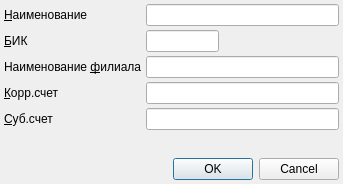
<ui version="4.0" >
 <class>BankEditorDialog</class>
 <widget class="QDialog" name="BankEditorDialog" >
  <property name="geometry" >
   <rect>
    <x>0</x>
    <y>0</y>
    <width>343</width>
    <height>184</height>
   </rect>
  </property>
  <property name="windowTitle" >
   <string>ChangeMe!</string>
  </property>
  <property name="sizeGripEnabled" >
   <bool>false</bool>
  </property>
  <layout class="QGridLayout" >
   <property name="margin" >
    <number>4</number>
   </property>
   <property name="spacing" >
    <number>4</number>
   </property>
   <item row="4" column="1" colspan="2" >
    <widget class="QLineEdit" name="edtSubAccount" >
     <property name="inputMask" >
      <string>99999999999999999999; </string>
     </property>
     <property name="maxLength" >
      <number>20</number>
     </property>
    </widget>
   </item>
   <item row="3" column="1" colspan="2" >
    <widget class="QLineEdit" name="edtCorrAccount" >
     <property name="inputMask" >
      <string>99999999999999999999; </string>
     </property>
     <property name="maxLength" >
      <number>20</number>
     </property>
    </widget>
   </item>
   <item row="2" column="1" colspan="2" >
    <widget class="QLineEdit" name="edtBranchName" >
     <property name="maxLength" >
      <number>100</number>
     </property>
    </widget>
   </item>
   <item row="0" column="1" colspan="2" >
    <widget class="QLineEdit" name="edtName" >
     <property name="maxLength" >
      <number>100</number>
     </property>
    </widget>
   </item>
   <item row="1" column="1" >
    <widget class="QLineEdit" name="edtBIK" >
     <property name="inputMask" >
      <string>999999999; </string>
     </property>
     <property name="maxLength" >
      <number>9</number>
     </property>
    </widget>
   </item>
   <item row="1" column="2" >
    <spacer>
     <property name="orientation" >
      <enum>Qt::Horizontal</enum>
     </property>
     <property name="sizeHint" stdset="0" >
      <size>
       <width>151</width>
       <height>20</height>
      </size>
     </property>
    </spacer>
   </item>
   <item row="0" column="0" >
    <widget class="QLabel" name="lblName" >
     <property name="text" >
      <string>&amp;Наименование</string>
     </property>
     <property name="buddy" >
      <cstring>edtName</cstring>
     </property>
    </widget>
   </item>
   <item row="1" column="0" >
    <widget class="QLabel" name="lblBIK" >
     <property name="text" >
      <string>&amp;БИК</string>
     </property>
     <property name="buddy" >
      <cstring>edtBIK</cstring>
     </property>
    </widget>
   </item>
   <item row="2" column="0" >
    <widget class="QLabel" name="lblBranchName" >
     <property name="text" >
      <string>Наименование &amp;филиала</string>
     </property>
     <property name="buddy" >
      <cstring>edtBranchName</cstring>
     </property>
    </widget>
   </item>
   <item row="3" column="0" >
    <widget class="QLabel" name="lblCorrAccount" >
     <property name="text" >
      <string>&amp;Корр.счет</string>
     </property>
     <property name="buddy" >
      <cstring>edtCorrAccount</cstring>
     </property>
    </widget>
   </item>
   <item row="4" column="0" >
    <widget class="QLabel" name="lblSubAccount" >
     <property name="text" >
      <string>&amp;Суб.счет</string>
     </property>
     <property name="buddy" >
      <cstring>edtSubAccount</cstring>
     </property>
    </widget>
   </item>
   <item row="5" column="0" >
    <spacer>
     <property name="orientation" >
      <enum>Qt::Vertical</enum>
     </property>
     <property name="sizeHint" stdset="0" >
      <size>
       <width>20</width>
       <height>40</height>
      </size>
     </property>
    </spacer>
   </item>
   <item row="6" column="0" colspan="3" >
    <widget class="QDialogButtonBox" name="buttonBox" >
     <property name="orientation" >
      <enum>Qt::Horizontal</enum>
     </property>
     <property name="standardButtons" >
      <set>QDialogButtonBox::Cancel|QDialogButtonBox::Ok</set>
     </property>
    </widget>
   </item>
  </layout>
 </widget>
 <tabstops>
  <tabstop>edtName</tabstop>
  <tabstop>edtBIK</tabstop>
  <tabstop>edtBranchName</tabstop>
  <tabstop>edtCorrAccount</tabstop>
  <tabstop>edtSubAccount</tabstop>
  <tabstop>buttonBox</tabstop>
 </tabstops>
 <resources/>
 <connections>
  <connection>
   <sender>buttonBox</sender>
   <signal>accepted()</signal>
   <receiver>BankEditorDialog</receiver>
   <slot>accept()</slot>
   <hints>
    <hint type="sourcelabel" >
     <x>158</x>
     <y>446</y>
    </hint>
    <hint type="destinationlabel" >
     <x>51</x>
     <y>436</y>
    </hint>
   </hints>
  </connection>
  <connection>
   <sender>buttonBox</sender>
   <signal>rejected()</signal>
   <receiver>BankEditorDialog</receiver>
   <slot>reject()</slot>
   <hints>
    <hint type="sourcelabel" >
     <x>238</x>
     <y>446</y>
    </hint>
    <hint type="destinationlabel" >
     <x>146</x>
     <y>424</y>
    </hint>
   </hints>
  </connection>
 </connections>
</ui>
